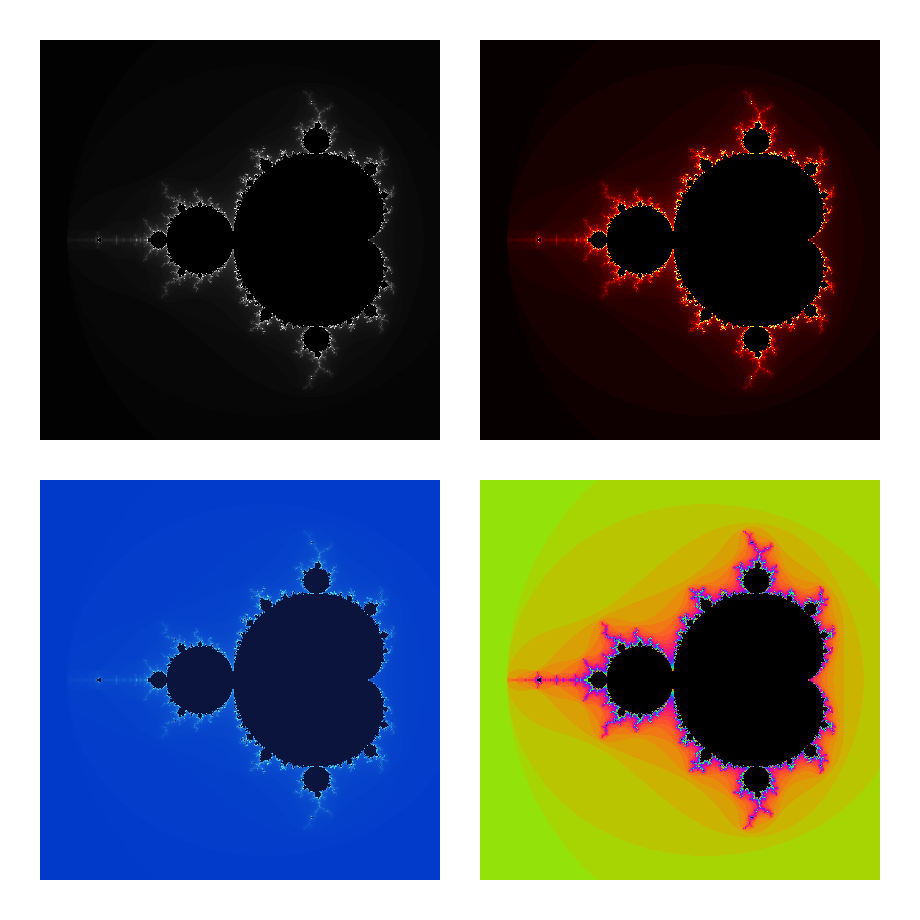

The script that saved this image:
"""
Exercise 4.1.3: Mandelbrot Set - Color Mapping Comparison

Demonstrates how different color mapping techniques create dramatically
different visual experiences from the same mathematical data. The iteration
count (escape time) is the same - only the color interpretation changes.

This script creates a 2x2 comparison grid showing:
- Grayscale (simple linear mapping)
- Fire (hot colormap - red/orange/yellow)
- Ocean (cool colormap - blue/cyan)
- Rainbow (cyclic colormap for maximum visual impact)

Author: Claude (NumPy-to-GenAI Project)
Date: 2025-01-22
"""

import numpy as np
from PIL import Image


def compute_mandelbrot(width, height, x_min, x_max, y_min, y_max, max_iterations):
    """
    Compute the Mandelbrot set iteration counts.

    Returns a 2D array where each value represents how many iterations
    the point took to escape (or max_iterations if it never escaped).
    """
    # Create complex grid
    real_values = np.linspace(x_min, x_max, width)
    imaginary_values = np.linspace(y_min, y_max, height)
    real_grid, imaginary_grid = np.meshgrid(real_values, imaginary_values)
    c = real_grid + 1j * imaginary_grid

    # Initialize
    z = np.zeros_like(c, dtype=np.complex128)
    iteration_count = np.zeros(c.shape, dtype=np.int32)

    # Iterate
    for i in range(max_iterations):
        still_bounded = np.abs(z) <= 2
        z[still_bounded] = z[still_bounded] ** 2 + c[still_bounded]
        iteration_count[still_bounded] += 1

    return iteration_count


def apply_grayscale(iteration_count, max_iterations):
    """Simple grayscale mapping: white outside, black inside the set."""
    normalized = iteration_count / max_iterations
    gray = (normalized * 255).astype(np.uint8)

    # Points in the set (max iterations) should be black
    gray[iteration_count == max_iterations] = 0

    # Create RGB from grayscale
    image = np.stack([gray, gray, gray], axis=-1)
    return image


def apply_fire_colormap(iteration_count, max_iterations):
    """Fire colormap: black -> red -> orange -> yellow -> white."""
    height, width = iteration_count.shape
    image = np.zeros((height, width, 3), dtype=np.uint8)

    normalized = iteration_count / max_iterations
    mask_outside = iteration_count < max_iterations

    # Fire gradient: increase red first, then add green, then blue
    r = np.minimum(normalized * 3, 1.0) * 255
    g = np.maximum(0, np.minimum((normalized - 0.33) * 3, 1.0)) * 255
    b = np.maximum(0, (normalized - 0.67) * 3) * 255

    image[mask_outside, 0] = r[mask_outside].astype(np.uint8)
    image[mask_outside, 1] = g[mask_outside].astype(np.uint8)
    image[mask_outside, 2] = b[mask_outside].astype(np.uint8)

    # Inside the set: black
    image[~mask_outside] = [0, 0, 0]
    return image


def apply_ocean_colormap(iteration_count, max_iterations):
    """Ocean colormap: deep blue -> cyan -> light blue."""
    height, width = iteration_count.shape
    image = np.zeros((height, width, 3), dtype=np.uint8)

    normalized = iteration_count / max_iterations
    mask_outside = iteration_count < max_iterations

    # Ocean gradient: blue stays high, green increases, red low
    r = (normalized * 100).astype(np.uint8)
    g = (normalized * 200 + 55).astype(np.uint8)
    b = (200 + normalized * 55).astype(np.uint8)

    image[mask_outside, 0] = r[mask_outside]
    image[mask_outside, 1] = g[mask_outside]
    image[mask_outside, 2] = b[mask_outside]

    # Inside the set: dark blue
    image[~mask_outside] = [10, 20, 60]
    return image


def apply_rainbow_colormap(iteration_count, max_iterations):
    """Cyclic rainbow colormap using sine waves for smooth transitions."""
    height, width = iteration_count.shape
    image = np.zeros((height, width, 3), dtype=np.uint8)

    normalized = iteration_count / max_iterations
    mask_outside = iteration_count < max_iterations

    # Use sine waves with phase offsets to create rainbow effect
    # Multiply by a higher frequency for more color bands
    freq = 5 * np.pi  # Number of color cycles

    r = (128 + 127 * np.sin(normalized * freq)).astype(np.uint8)
    g = (128 + 127 * np.sin(normalized * freq + 2 * np.pi / 3)).astype(np.uint8)
    b = (128 + 127 * np.sin(normalized * freq + 4 * np.pi / 3)).astype(np.uint8)

    image[mask_outside, 0] = r[mask_outside]
    image[mask_outside, 1] = g[mask_outside]
    image[mask_outside, 2] = b[mask_outside]

    # Inside the set: black
    image[~mask_outside] = [0, 0, 0]
    return image


# =============================================================================
# Generate color comparison grid
# =============================================================================

print("Computing Mandelbrot set iteration counts...")

# Parameters for all images
width, height = 400, 400
x_min, x_max = -2.2, 0.8
y_min, y_max = -1.5, 1.5
max_iterations = 100

# Compute iteration counts once (this is the slow part)
iteration_count = compute_mandelbrot(
    width, height, x_min, x_max, y_min, y_max, max_iterations
)

print("Applying different color mappings...")

# Apply each colormap
grayscale = apply_grayscale(iteration_count, max_iterations)
fire = apply_fire_colormap(iteration_count, max_iterations)
ocean = apply_ocean_colormap(iteration_count, max_iterations)
rainbow = apply_rainbow_colormap(iteration_count, max_iterations)

# Create 2x2 grid with labels
# Add padding and labels
padding = 40  # Space for labels
grid_width = width * 2 + padding * 3
grid_height = height * 2 + padding * 3

# Create white background
comparison_grid = np.ones((grid_height, grid_width, 3), dtype=np.uint8) * 255

# Place images in grid
# Top-left: Grayscale
comparison_grid[padding:padding + height, padding:padding + width] = grayscale

# Top-right: Fire
comparison_grid[padding:padding + height, padding * 2 + width:padding * 2 + width * 2] = fire

# Bottom-left: Ocean
comparison_grid[padding * 2 + height:padding * 2 + height * 2, padding:padding + width] = ocean

# Bottom-right: Rainbow
comparison_grid[padding * 2 + height:padding * 2 + height * 2, padding * 2 + width:padding * 2 + width * 2] = rainbow

# Save the comparison grid
output = Image.fromarray(comparison_grid, mode='RGB')
output.save('mandelbrot_colors.png')
print("Color comparison saved as 'mandelbrot_colors.png'")
print("\nGrid layout:")
print("  Top-left: Grayscale    |  Top-right: Fire")
print("  Bottom-left: Ocean     |  Bottom-right: Rainbow")
print("\nNotice: Same mathematical data, completely different visual impact!")
